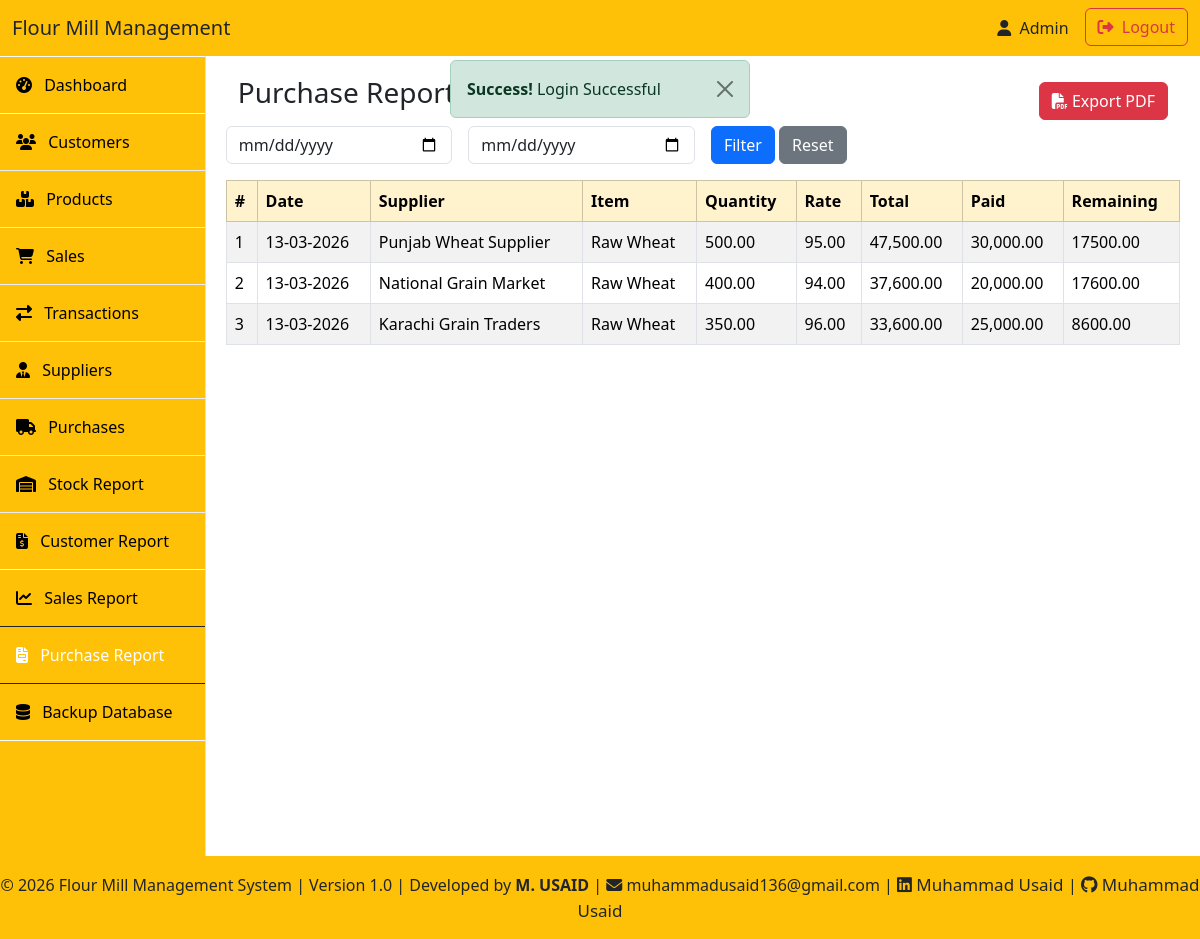
The page /reports/purchase_report.php (signed in) on the database its author committed.
### tables this page shows
CREATE TABLE `purchases` (
  `id` int(11) NOT NULL AUTO_INCREMENT,
  `supplier_id` int(11) NOT NULL,
  `item_name` varchar(100) NOT NULL,
  `quantity` decimal(10,2) NOT NULL,
  `rate` decimal(10,2) NOT NULL,
  `total` decimal(10,2) NOT NULL,
  `paid` decimal(10,2) DEFAULT 0.00,
  `remaining` decimal(10,2) DEFAULT 0.00,
  `created_at` datetime DEFAULT current_timestamp(),
  `updated_at` datetime DEFAULT current_timestamp() ON UPDATE current_timestamp(),
  PRIMARY KEY (`id`),
  KEY `fk_purchase` (`supplier_id`),
  CONSTRAINT `fk_purchase` FOREIGN KEY (`supplier_id`) REFERENCES `suppliers` (`id`) ON DELETE CASCADE ON UPDATE CASCADE
);

CREATE TABLE `suppliers` (
  `id` int(11) NOT NULL AUTO_INCREMENT,
  `name` varchar(255) NOT NULL,
  `phone` varchar(15) DEFAULT NULL,
  `address` text DEFAULT NULL,
  `created_at` timestamp NOT NULL DEFAULT current_timestamp(),
  PRIMARY KEY (`id`),
  UNIQUE KEY `name` (`name`)
);

### includes/functions.php (called while the page is built, shortened)
<?php
function e(string $value): string
{
    return htmlspecialchars($value ?? '', ENT_QUOTES | ENT_SUBSTITUTE, 'UTF-8');
}

### reports/purchase_report.php (the view, shortened to what this page needs)
<?php
include "../includes/init.php";
include "../layout/header.php";
$from = $_GET['from'] ?? '';
$to = $_GET['to'] ?? '';
$query = "SELECT p.*, s.name AS supplier_name
FROM purchases p
JOIN suppliers s ON
p.supplier_id = s.id ";
$query .= "ORDER BY p.created_at DESC";
$stmt = mysqli_prepare($conn, $query);
mysqli_stmt_execute($stmt);
$result = mysqli_stmt_get_result($stmt);
?>
<div class="container-fluid">
    <div class="d-flex justify-content-between align-items-center">
        <h3 class="mb-3">Purchase Report</h3>
        <a href="purchase_report_pdf.php" target="_blank" class="btn btn-danger">
            <i class="fa fa-file-pdf"></i> Export PDF
        </a>
    </div>
</div>
<form method="get" class="row g-3 mb-3">
    <div class="col-md-3">
        <input type="date" class="form-control" name="from" value="<?= e($from) ?>" placeholder="From Date">
    </div>
    <div class="col-md-3">
        <input type="date" class="form-control" name="to" value="<?= e($to) ?>" placeholder="To Date">
    </div>
    <div class="col-md-3">
        <button type="submit" class="btn btn-primary">Filter</button>
        <a href="sales_report.php" class="btn btn-secondary">Reset</a>
    </div>
</form>
<div class="table-responsive">
    <table class="table table-bordered table-striped">
        <thead class="table-warning">
            <tr>
                <th>#</th>
                <th>Date</th>
                <th>Supplier</th>
                <th>Item</th>
                <th>Quantity</th>
                <th>Rate</th>
                <th>Total</th>
                <th>Paid</th>
                <th>Remaining</th>
            </tr>
        </thead>
        <tbody>
            <?php $i = 1; ?>
            <?php while ($row = mysqli_fetch_assoc($result)): ?>
                <tr>
                    <td><?= $i++; ?></td>
                    <td><?= date("d-m-Y", strtotime($row['created_at'])); ?></td>
                    <td><?= e($row['supplier_name']); ?></td>
                    <td><?= e($row['item_name']); ?></td>
                    <td><?= e($row['quantity']); ?></td>
                    <td><?= number_format($row['rate'], 2); ?></td>
                    <td><?= number_format($row['total'], 2); ?></td>
                    <td><?= number_format($row['paid'], 2); ?></td>
                    <td><?= ucfirst($row['remaining']); ?></td>
                </tr>
            <?php endwhile; ?>
        </tbody>
    </table>
</div>
<?php include "../layout/footer.php"; ?>

### layout/header.php (style rules this page uses)
body { overflow-x: hidden; }

### rows shown on the page
purchases: created_at "13-03-2026", supplier.name "Punjab Wheat Supplier", item_name "Raw Wheat", quantity "500.00", rate "95.00", total "47,500.00", paid "30,000.00", remaining "17500.00"
purchases: created_at "13-03-2026", supplier.name "National Grain Market", item_name "Raw Wheat", quantity "400.00", rate "94.00", total "37,600.00", paid "20,000.00", remaining "17600.00"
purchases: created_at "13-03-2026", supplier.name "Karachi Grain Traders", item_name "Raw Wheat", quantity "350.00", rate "96.00", total "33,600.00", paid "25,000.00", remaining "8600.00"

### other values the page prints
$msg "Login Successful"
